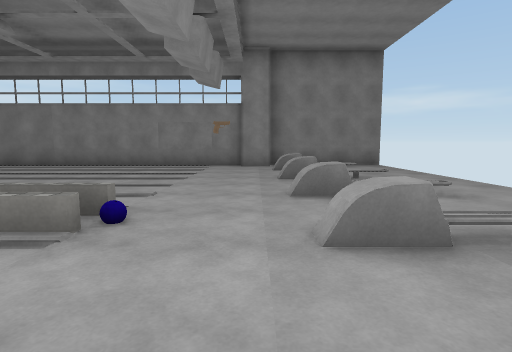
View 1 (above)

14 first-person views from a walk through a scene from a Unity 3-D project. The camera is 1.3 m above the floor, tilts 6° down and sees 80° across. The floor is counted in squares, 2 m on a side. Each view is taken from the middle of a square. On the plan, view 1 faces up. The plan holds only what a view shows up to about 10 squares ahead; the rest is blank. Some animated figures are left out. Surface patterns are stand-ins for the level's own textures.

View 2
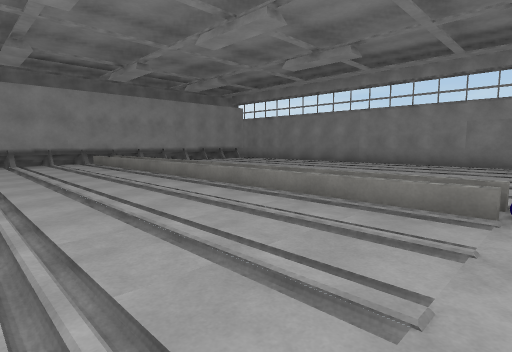

View 3
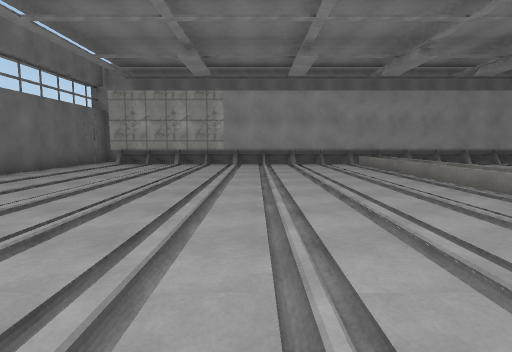

View 4
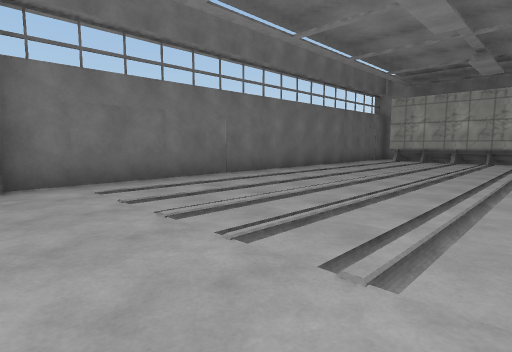

View 5
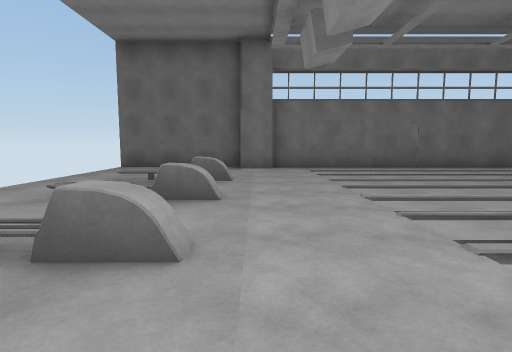

View 6
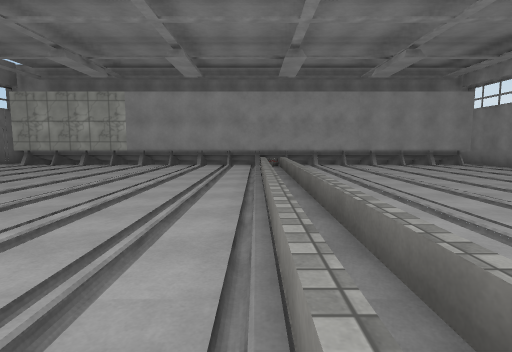

View 7
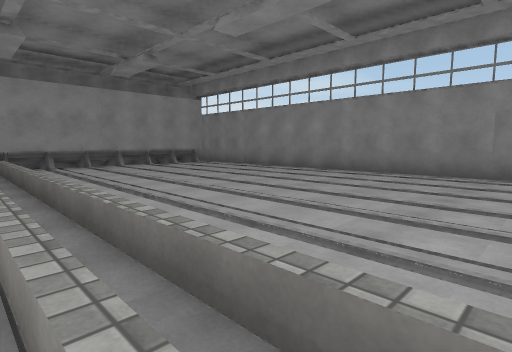

View 8
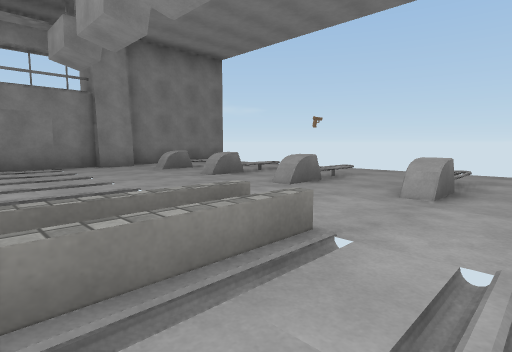

View 9
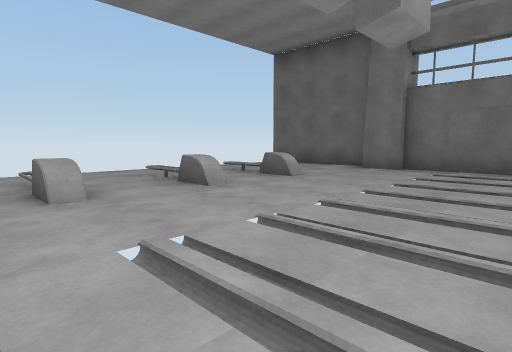

View 10
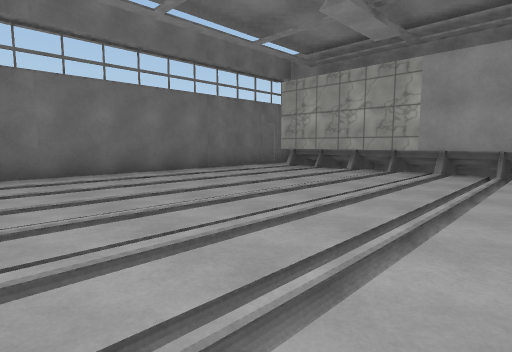

View 11
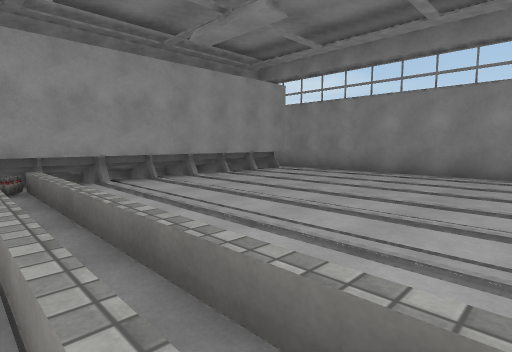

View 12
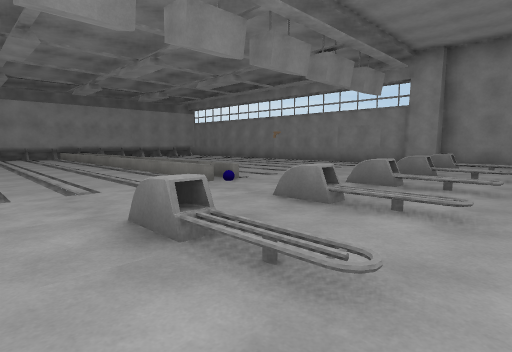

View 13
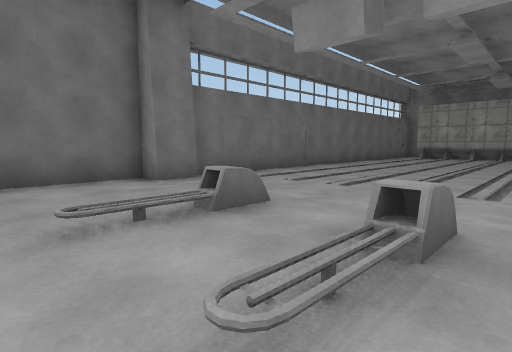

View 14
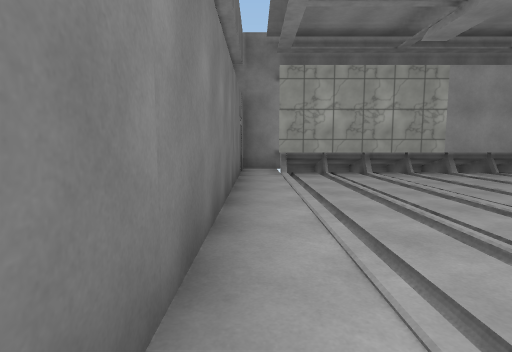

### Floor plan
Key: @ floor where view 1 was taken; # wall or solid block; . main floor; - floor 0.25 m lower than the main floor; / step, stairs or slope; = window, fence, low wall or low ledge; ^ raised ledge.
Columns run from 13 left of view 1 to 4 right of it. Each row starts with its distance up from view 1.
 10            #######
  9  ###########.#...
  8  #............==.
  7  # ..............
  6  #............^..
  5  #...............
  4  # ...........^..
  3  ##/////////.....
  2  #//////////..^..
  1  #----------.....
  0  #...........@^..
 -1  #...............
 -2  #............^..
 -3 ##............=..
 -4 ##...............
 -5 #^...............
 -6 #................
 -7 ##################

Positions as (right, up) in squares from view 1, and headings:
1: (0, 0), facing up
2: (-1, -1), facing up-left
3: (-2, -1), facing left
4: (0, -1), facing down-left
5: (0, 2), facing down
6: (-2, 2), facing left
7: (-2, 2), facing up-left
8: (-3, 1), facing up-right
9: (-3, 1), facing down-right
10: (-5, 0), facing down-left
11: (-6, 2), facing up-left
12: (3, -1), facing up-left
13: (3, -1), facing down-left
14: (-5, -6), facing left
